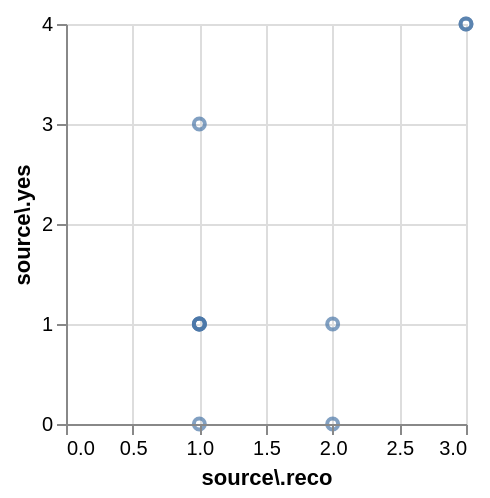

The Vega-Lite source for this figure:
### Vega specification from a JSON file in a GitHub repository (floating-point values rounded to 4 significant figures)
{"$schema": "https://vega.github.io/schema/vega/v5.json", "autosize": "pad", "padding": 5, "width": 200, "height": 200, "style": "cell", "data": [{"name": "source_0", "values": {"hits": {"hits": [{"source.reco": 2, "source.yes": 1}, {"source.reco": 3, "source.yes": 4}, {"source.reco": 2, "source.yes": 0}, {"source.reco": 1, "source.yes": 3}, {"source.reco": 3, "source.yes": 4}, {"source.reco": 1, "source.yes": 1}, {"source.reco": 1, "source.yes": 1}, {"source.reco": 1, "source.yes": 1}, {"source.reco": 1, "source.yes": 0}, {"source.reco": 1, "source.yes": 1}]}}, "format": {"property": "hits.hits"}}, {"name": "data_0", "source": "source_0", "transform": [{"type": "filter", "expr": "datum[\"source.reco\"] !== null && !isNaN(datum[\"source.reco\"]) && datum[\"source.yes\"] !== null && !isNaN(datum[\"source.yes\"])"}]}], "marks": [{"name": "marks", "type": "symbol", "style": ["point"], "from": {"data": "data_0"}, "encode": {"update": {"opacity": {"value": 0.7}, "fill": {"value": "transparent"}, "stroke": {"value": "#4c78a8"}, "tooltip": {"signal": "{\"source\\\\.reco\": format(datum[\"source.reco\"], \"\"), \"source\\\\.yes\": format(datum[\"source.yes\"], \"\")}"}, "x": {"scale": "x", "field": "source\\.reco"}, "y": {"scale": "y", "field": "source\\.yes"}}}}], "scales": [{"name": "x", "type": "linear", "domain": {"data": "data_0", "field": "source\\.reco"}, "range": [0, {"signal": "width"}], "nice": true, "zero": true}, {"name": "y", "type": "linear", "domain": {"data": "data_0", "field": "source\\.yes"}, "range": [{"signal": "height"}, 0], "nice": true, "zero": true}], "axes": [{"scale": "x", "orient": "bottom", "grid": false, "title": "source\\.reco", "labelFlush": true, "labelOverlap": true, "tickCount": {"signal": "ceil(width/40)"}, "zindex": 1}, {"scale": "x", "orient": "bottom", "gridScale": "y", "grid": true, "tickCount": {"signal": "ceil(width/40)"}, "domain": false, "labels": false, "maxExtent": 0, "minExtent": 0, "ticks": false, "zindex": 0}, {"scale": "y", "orient": "left", "grid": false, "title": "source\\.yes", "labelOverlap": true, "tickCount": {"signal": "ceil(height/40)"}, "zindex": 1}, {"scale": "y", "orient": "left", "gridScale": "x", "grid": true, "tickCount": {"signal": "ceil(height/40)"}, "domain": false, "labels": false, "maxExtent": 0, "minExtent": 0, "ticks": false, "zindex": 0}]}
